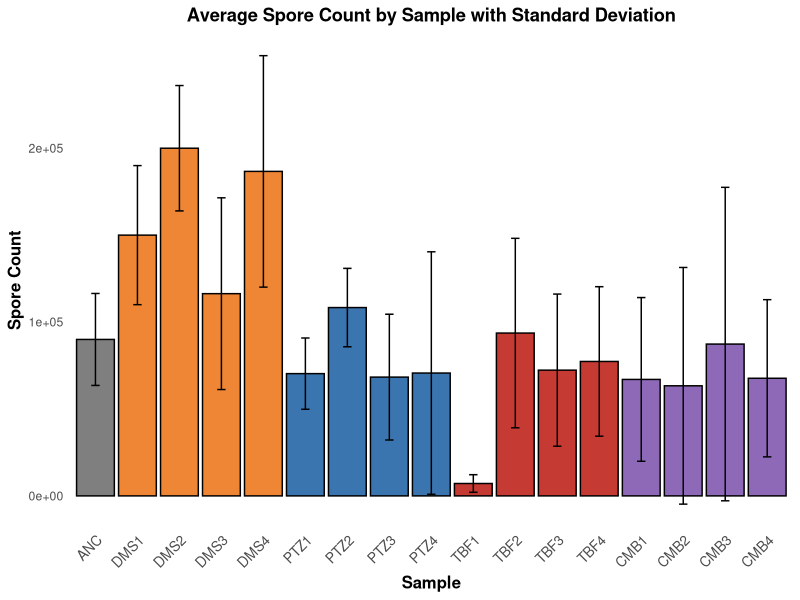
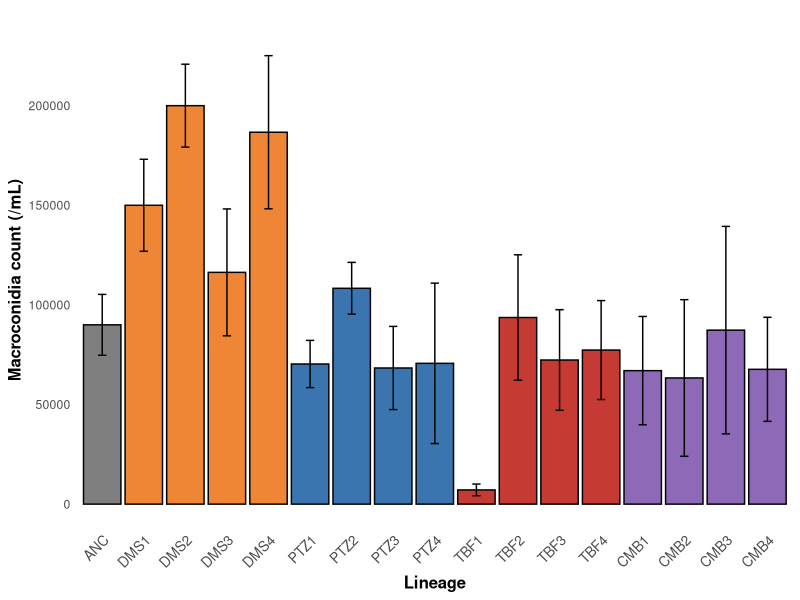
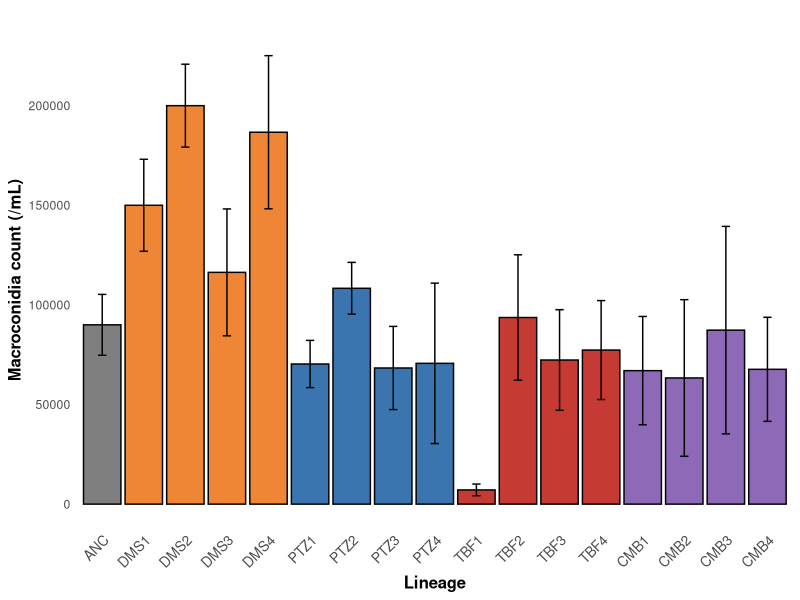

These charts were generated, in order, by the following R code:
library(readxl)
library(ggplot2)
library(dplyr)
library(here)

# --- Step 1: Read the data ---
# Ensure your 'Phenotypes.xlsx' file is in the correct working directory
Spore <- read_excel(here("data_in", "04-spore_production", "Phenotypes.xlsx"), sheet = "Spore")

# --- Step 2: Summarize the data to calculate mean and standard deviation ---
# This is the key change: we now calculate the standard deviation (sd)
summary_spore_data <- Spore %>%
  group_by(sample) %>%
  summarize(
    average_spore_count = mean(spore_count, na.rm = TRUE),
    sd_spore_count = sd(spore_count, na.rm = TRUE), 
    n = n(),
    se_spore_count = sd_spore_count / sqrt(n),
    # Calculate standard deviation
    .groups = "drop" # Ungroup after summarization
  )

# --- Step 3: Define the desired order for the 'sample' factor on the x-axis ---
desired_sample_order <- c("ANC", "DMS1", "DMS2", "DMS3", "DMS4", 
                          "PTZ1", "PTZ2", "PTZ3", "PTZ4",
                          "TBF1", "TBF2", "TBF3", "TBF4",
                          "CMB1", "CMB2", "CMB3", "CMB4")

# Filter and reorder the summary data
summary_spore_data <- summary_spore_data[summary_spore_data$sample %in% desired_sample_order, ]
summary_spore_data$sample <- factor(summary_spore_data$sample,
                                    levels = desired_sample_order)

# --- Step 4: Define colors based on sample groups (PTZ, TBF, CMB, etc.) ---
summary_spore_data <- summary_spore_data %>%
  mutate(group = case_when(
    grepl("^ANC", sample) ~ "ANC_group",
    grepl("^DMS", sample) ~ "DMS_group",
    grepl("^PTZ", sample) ~ "PTZ_group",
    grepl("^TBF", sample) ~ "TBF_group",
    grepl("^CMB", sample) ~ "CMB_group",
    TRUE ~ "Other_group"
  ))

# Define the color mapping for these groups
group_colors <- c("ANC_group" = "#7F7F7F",
                  "DMS_group" = "#EF8636",
                  "PTZ_group" = "#3B75AF", 
                  "TBF_group" = "#C53A32",
                  "CMB_group" = "#8D69B8")

# --- Step 5: Create the bar plot with standard deviation error bars ---
# This is the other key change: the ymin and ymax for the error bars are now
# calculated using the average and the standard deviation.
ggplot(summary_spore_data, aes(x = sample, y = average_spore_count, fill = group)) +
  geom_bar(stat = "identity", color = "black") + 
  geom_errorbar(aes(ymin = average_spore_count - sd_spore_count,
                    ymax = average_spore_count + sd_spore_count),
                width = 0.2, 
                color = "black") + 
  scale_fill_manual(values = group_colors) +
  labs(
    title = "Average Spore Count by Sample with Standard Deviation",
    x = "Sample",
    y = "Spore Count"
  ) +
  theme_minimal() +
  theme(
    plot.title = element_text(hjust = 0.5, face = "bold"), 
    axis.text.x = element_text(angle = 45, hjust = 1, vjust = 1, size = 10), 
    axis.title = element_text(size = 12, face = "bold"), 
    legend.position = "none", 
    panel.grid.major = element_blank(), 
    panel.grid.minor = element_blank(), 
    panel.background = element_rect(fill = "white", colour = "white") 
  )

# --- Step 6: Create the log-scale bar plot with standard deviation error bars ---
# The same changes for the error bars are applied here as well.
summary_spore_data$average_spore_count_log10 <- log10(summary_spore_data$average_spore_count)
summary_spore_data$se_spore_count_log10 <- log10(summary_spore_data$se_spore_count)

ggplot(summary_spore_data, aes(x = sample, y = average_spore_count, fill = group)) +
  geom_bar(stat = "identity", color = "black") + 
  geom_errorbar(aes(ymin = average_spore_count - se_spore_count,
                    ymax = average_spore_count + se_spore_count),
                width = 0.2, 
                color = "black") + 
  scale_fill_manual(values = group_colors) +
  labs(
    title = "",
    x = "Lineage",
    y = "Macroconidia count (/mL)"
  ) +
  theme_minimal() +
#  scale_y_continuous(trans = "log10", labels = c("10", "1 000", "100 000"), breaks = c(10, 1000, 100000)) +
  theme(
    plot.title = element_text(hjust = 0.5, face = "bold"), 
    axis.text.x = element_text(angle = 45, hjust = 1, vjust = 1, size = 10), 
    axis.title = element_text(size = 12, face = "bold"), 
    legend.position = "none", 
    panel.grid.major = element_blank(), 
    panel.grid.minor = element_blank(), 
    panel.background = element_rect(fill = "white", colour = "white") 
  )

ggsave(here("figures", "251113Macroconidia.pdf"), width = 6, height= 3.5, units =  "in", device = "pdf")


print("--- ANOVA Results ---")
anova_result <- aov(spore_count ~ sample, data = Spore)
summary(anova_result)

# Df    Sum Sq   Mean Sq F value  Pr(>F)   
# sample      16 1.084e+11 6.777e+09   2.746 0.00655 **
#   Residuals   34 8.392e+10 2.468e+09  

TukeyHSD(anova_result)
# diff        lwr        upr      p adj
# CMB1-ANC   -23000.0000 -174301.60 128301.597 0.99999989
# CMB2-ANC   -26666.6667 -177968.26 124634.931 0.99999910
# CMB3-ANC    -2666.6667 -153968.26 148634.931 1.00000000
# CMB4-ANC   -22333.3333 -173634.93 128968.264 0.99999993
# DMS1-ANC    60000.0000  -91301.60 211301.597 0.98277755
# DMS2-ANC   110000.0000  -41301.60 261301.597 0.38720383
# DMS3-ANC    26333.3333 -124968.26 177634.931 0.99999925
# DMS4-ANC    96666.6667  -54634.93 247968.264 0.59815534
# PTZ1-ANC   -19666.6667 -170968.26 131634.931 0.99999999
# PTZ2-ANC    18333.3333 -132968.26 169634.931 1.00000000
# PTZ3-ANC   -21666.6667 -172968.26 129634.931 0.99999996
# PTZ4-ANC   -19333.3333 -170634.93 131968.264 0.99999999
# TBF1-ANC   -82866.6667 -234168.26  68434.931 0.80835593
# TBF2-ANC     3666.6667 -147634.93 154968.264 1.00000000
# TBF3-ANC   -17666.6667 -168968.26 133634.931 1.00000000
# TBF4-ANC   -12666.6667 -163968.26 138634.931 1.00000000
# CMB2-CMB1   -3666.6667 -154968.26 147634.931 1.00000000
# CMB3-CMB1   20333.3333 -130968.26 171634.931 0.99999998
# CMB4-CMB1     666.6667 -150634.93 151968.264 1.00000000
# DMS1-CMB1   83000.0000  -68301.60 234301.597 0.80660133
# DMS2-CMB1  133000.0000  -18301.60 284301.597 0.13786104
# DMS3-CMB1   49333.3333 -101968.26 200634.931 0.99759496
# DMS4-CMB1  119666.6667  -31634.93 270968.264 0.26084588
# PTZ1-CMB1    3333.3333 -147968.26 154634.931 1.00000000
# PTZ2-CMB1   41333.3333 -109968.26 192634.931 0.99968912
# PTZ3-CMB1    1333.3333 -149968.26 152634.931 1.00000000
# PTZ4-CMB1    3666.6667 -147634.93 154968.264 1.00000000
# TBF1-CMB1  -59866.6667 -211168.26  91434.931 0.98312525
# TBF2-CMB1   26666.6667 -124634.93 177968.264 0.99999910
# TBF3-CMB1    5333.3333 -145968.26 156634.931 1.00000000
# TBF4-CMB1   10333.3333 -140968.26 161634.931 1.00000000
# CMB3-CMB2   24000.0000 -127301.60 175301.597 0.99999980
# CMB4-CMB2    4333.3333 -146968.26 155634.931 1.00000000
# DMS1-CMB2   86666.6667  -64634.93 237968.264 0.75560436
# DMS2-CMB2  136666.6667  -14634.93 287968.264 0.11381961
# DMS3-CMB2   53000.0000  -98301.60 204301.597 0.99485572
# DMS4-CMB2  123333.3333  -27968.26 274634.931 0.22108441
# PTZ1-CMB2    7000.0000 -144301.60 158301.597 1.00000000
# PTZ2-CMB2   45000.0000 -106301.60 196301.597 0.99914562
# PTZ3-CMB2    5000.0000 -146301.60 156301.597 1.00000000
# PTZ4-CMB2    7333.3333 -143968.26 158634.931 1.00000000
# TBF1-CMB2  -56200.0000 -207501.60  95101.597 0.99073164
# TBF2-CMB2   30333.3333 -120968.26 181634.931 0.99999450
# TBF3-CMB2    9000.0000 -142301.60 160301.597 1.00000000
# TBF4-CMB2   14000.0000 -137301.60 165301.597 1.00000000
# CMB4-CMB3  -19666.6667 -170968.26 131634.931 0.99999999
# DMS1-CMB3   62666.6667  -88634.93 213968.264 0.97459214
# DMS2-CMB3  112666.6667  -38634.93 263968.264 0.34940571
# DMS3-CMB3   29000.0000 -122301.60 180301.597 0.99999705
# DMS4-CMB3   99333.3333  -51968.26 250634.931 0.55438008
# PTZ1-CMB3  -17000.0000 -168301.60 134301.597 1.00000000
# PTZ2-CMB3   21000.0000 -130301.60 172301.597 0.99999997
# PTZ3-CMB3  -19000.0000 -170301.60 132301.597 0.99999999
# PTZ4-CMB3  -16666.6667 -167968.26 134634.931 1.00000000
# TBF1-CMB3  -80200.0000 -231501.60  71101.597 0.84180374
# TBF2-CMB3    6333.3333 -144968.26 157634.931 1.00000000
# TBF3-CMB3  -15000.0000 -166301.60 136301.597 1.00000000
# TBF4-CMB3  -10000.0000 -161301.60 141301.597 1.00000000
# DMS1-CMB4   82333.3333  -68968.26 233634.931 0.81529850
# DMS2-CMB4  132333.3333  -18968.26 283634.931 0.14264936
# DMS3-CMB4   48666.6667 -102634.93 199968.264 0.99792800
# DMS4-CMB4  119000.0000  -32301.60 270301.597 0.26857293
# PTZ1-CMB4    2666.6667 -148634.93 153968.264 1.00000000
# PTZ2-CMB4   40666.6667 -110634.93 191968.264 0.99974519
# PTZ3-CMB4     666.6667 -150634.93 151968.264 1.00000000
# PTZ4-CMB4    3000.0000 -148301.60 154301.597 1.00000000
# TBF1-CMB4  -60533.3333 -211834.93  90768.264 0.98133100
# TBF2-CMB4   26000.0000 -125301.60 177301.597 0.99999937
# TBF3-CMB4    4666.6667 -146634.93 155968.264 1.00000000
# TBF4-CMB4    9666.6667 -141634.93 160968.264 1.00000000
# DMS2-DMS1   50000.0000 -101301.60 201301.597 0.99721802
# DMS3-DMS1  -33666.6667 -184968.26 117634.931 0.99997740
# DMS4-DMS1   36666.6667 -114634.93 187968.264 0.99993081
# PTZ1-DMS1  -79666.6667 -230968.26  71634.931 0.84810041
# PTZ2-DMS1  -41666.6667 -192968.26 109634.931 0.99965724
# PTZ3-DMS1  -81666.6667 -232968.26  69634.931 0.82380248
# PTZ4-DMS1  -79333.3333 -230634.93  71968.264 0.85196662
# TBF1-DMS1 -142866.6667 -294168.26   8434.931 0.08118303
# TBF2-DMS1  -56333.3333 -207634.93  94968.264 0.99051464
# TBF3-DMS1  -77666.6667 -228968.26  73634.931 0.87048085
# TBF4-DMS1  -72666.6667 -223968.26  78634.931 0.91754024
# DMS3-DMS2  -83666.6667 -234968.26  67634.931 0.79771706
# DMS4-DMS2  -13333.3333 -164634.93 137968.264 1.00000000
# PTZ1-DMS2 -129666.6667 -280968.26  21634.931 0.16315837
# PTZ2-DMS2  -91666.6667 -242968.26  59634.931 0.67918060
# PTZ3-DMS2 -131666.6667 -282968.26  19634.931 0.14757130
# PTZ4-DMS2 -129333.3333 -280634.93  21968.264 0.16587841
# TBF1-DMS2 -192866.6667 -344168.26 -41565.069 0.00342471
# TBF2-DMS2 -106333.3333 -257634.93  44968.264 0.44227418
# TBF3-DMS2 -127666.6667 -278968.26  23634.931 0.18001517
# TBF4-DMS2 -122666.6667 -273968.26  28634.931 0.22796912
# DMS4-DMS3   70333.3333  -80968.26 221634.931 0.93509414
# PTZ1-DMS3  -46000.0000 -197301.60 105301.597 0.99889943
# PTZ2-DMS3   -8000.0000 -159301.60 143301.597 1.00000000
# PTZ3-DMS3  -48000.0000 -199301.60 103301.597 0.99822125
# PTZ4-DMS3  -45666.6667 -196968.26 105634.931 0.99898749
# TBF1-DMS3 -109200.0000 -260501.60  42101.597 0.39893247
# TBF2-DMS3  -22666.6667 -173968.26 128634.931 0.99999991
# TBF3-DMS3  -44000.0000 -195301.60 107301.597 0.99934287
# TBF4-DMS3  -39000.0000 -190301.60 112301.597 0.99984841
# PTZ1-DMS4 -116333.3333 -267634.93  34968.264 0.30099528
# PTZ2-DMS4  -78333.3333 -229634.93  72968.264 0.86324025
# PTZ3-DMS4 -118333.3333 -269634.93  32968.264 0.27645229
# PTZ4-DMS4 -116000.0000 -267301.60  35301.597 0.30521618
# TBF1-DMS4 -179533.3333 -330834.93 -28231.736 0.00842530
# TBF2-DMS4  -93000.0000 -244301.60  58301.597 0.65786542
# TBF3-DMS4 -114333.3333 -265634.93  36968.264 0.32686751
# TBF4-DMS4 -109333.3333 -260634.93  41968.264 0.39696589
# PTZ2-PTZ1   38000.0000 -113301.60 189301.597 0.99989076
# PTZ3-PTZ1   -2000.0000 -153301.60 149301.597 1.00000000
# PTZ4-PTZ1     333.3333 -150968.26 151634.931 1.00000000
# TBF1-PTZ1  -63200.0000 -214501.60  88101.597 0.97265223
# TBF2-PTZ1   23333.3333 -127968.26 174634.931 0.99999987
# TBF3-PTZ1    2000.0000 -149301.60 153301.597 1.00000000
# TBF4-PTZ1    7000.0000 -144301.60 158301.597 1.00000000
# PTZ3-PTZ2  -40000.0000 -191301.60 111301.597 0.99979218
# PTZ4-PTZ2  -37666.6667 -188968.26 113634.931 0.99990233
# TBF1-PTZ2 -101200.0000 -252501.60  50101.597 0.52389934
# TBF2-PTZ2  -14666.6667 -165968.26 136634.931 1.00000000
# TBF3-PTZ2  -36000.0000 -187301.60 115301.597 0.99994543
# TBF4-PTZ2  -31000.0000 -182301.60 120301.597 0.99999259
# PTZ4-PTZ3    2333.3333 -148968.26 153634.931 1.00000000
# TBF1-PTZ3  -61200.0000 -212501.60  90101.597 0.97939328
# TBF2-PTZ3   25333.3333 -125968.26 176634.931 0.99999957
# TBF3-PTZ3    4000.0000 -147301.60 155301.597 1.00000000
# TBF4-PTZ3    9000.0000 -142301.60 160301.597 1.00000000
# TBF1-PTZ4  -63533.3333 -214834.93  87768.264 0.97138479
# TBF2-PTZ4   23000.0000 -128301.60 174301.597 0.99999989
# TBF3-PTZ4    1666.6667 -149634.93 152968.264 1.00000000
# TBF4-PTZ4    6666.6667 -144634.93 157968.264 1.00000000
# TBF2-TBF1   86533.3333  -64768.26 237834.931 0.75754462
# TBF3-TBF1   65200.0000  -86101.60 216501.597 0.96438338
# TBF4-TBF1   70200.0000  -81101.60 221501.597 0.93601409
# TBF3-TBF2  -21333.3333 -172634.93 129968.264 0.99999996
# TBF4-TBF2  -16333.3333 -167634.93 134968.264 1.00000000
# TBF4-TBF3    5000.0000 -146301.60 156301.597 1.00000000



